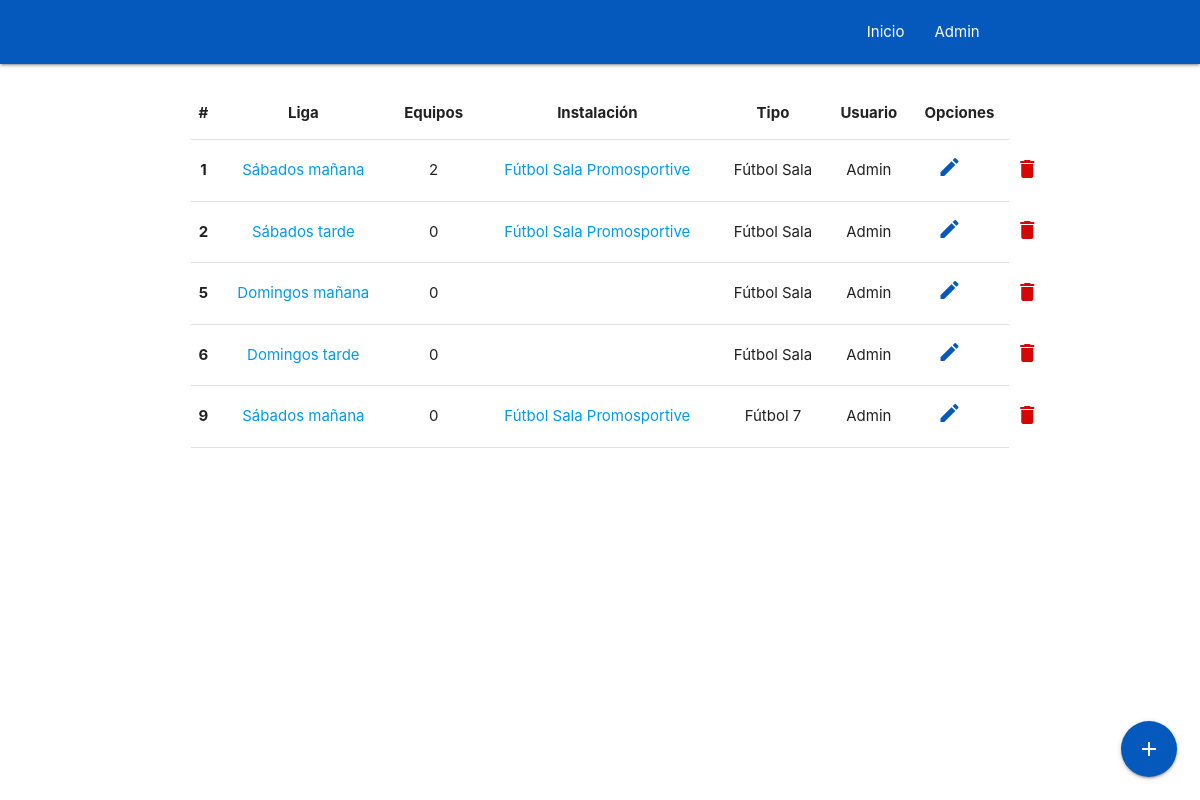
/admin/ligas.php (signed in), run on the app's committed database.
### tables this page shows
CREATE TABLE `users` (
  `id` int(10) unsigned NOT NULL AUTO_INCREMENT,
  `password` varchar(255) DEFAULT NULL,
  `email` varchar(255) DEFAULT NULL,
  `rank` varchar(255) DEFAULT NULL,
  `ip` varchar(255) DEFAULT NULL,
  `so` varchar(255) DEFAULT NULL,
  `last_online` varchar(255) DEFAULT NULL,
  `nombre` varchar(255) DEFAULT NULL,
  `apellidos` varchar(255) DEFAULT NULL,
  `perfil` varchar(255) DEFAULT NULL,
  PRIMARY KEY (`id`)
);

CREATE TABLE `ligas` (
  `id` int(10) unsigned NOT NULL AUTO_INCREMENT,
  `nombre` varchar(255) DEFAULT NULL,
  `instalacion_id` int(11) DEFAULT NULL,
  `tipo` enum('fs','f7') DEFAULT NULL,
  `user_id` int(11) DEFAULT NULL,
  PRIMARY KEY (`id`)
);

CREATE TABLE `instalaciones` (
  `id` int(10) unsigned NOT NULL AUTO_INCREMENT,
  `title` varchar(255) DEFAULT NULL,
  `logo` varchar(255) DEFAULT NULL,
  `disponibilidades` varchar(255) DEFAULT NULL,
  `futbol_sala` varchar(255) DEFAULT NULL,
  `futbol_7` varchar(255) DEFAULT NULL,
  `puntos` varchar(255) DEFAULT NULL,
  `slider_1` varchar(255) DEFAULT NULL,
  `slider_2` varchar(255) DEFAULT NULL,
  `slider_3` varchar(255) DEFAULT NULL,
  `slider_4` varchar(255) DEFAULT NULL,
  `location` varchar(255) DEFAULT NULL,
  `telefono` varchar(255) DEFAULT NULL,
  `correo` varchar(255) DEFAULT NULL,
  `web` varchar(255) DEFAULT NULL,
  `provincia` varchar(255) DEFAULT NULL,
  `user_id` int(11) DEFAULT NULL,
  PRIMARY KEY (`id`)
);

### inc/core.php (called while the page is built, shortened)
<?php
	$Var = mysql_query("SELECT * FROM cms_settings");
	$settings = mysql_fetch_assoc($Var);
	$config = array(
		"logo"		=>		$site . "/images/logo.png",
		"site"		=>		$settings['site'],
		"sitename"	=>		$settings['sitename'],
		"colorsv"	=>		$settings['colorsv'],
		"rankadmin"	=>		"3",
		"rankarb"	=>		"2",
	);
	if (isset($_SESSION['id'])) {
		$user_sql = mysql_query("SELECT * FROM users WHERE id='$_SESSION[id]'");
		$user = mysql_fetch_assoc($user_sql);
	} else {
		$user = "-";
	}
	function getUser($a){
		$R1 = mysql_query("SELECT * FROM users WHERE id = '{$a}'");
		$R1 = mysql_fetch_assoc($R1);
		return $R1['nombre'] . " " . $R1['apellidos'];
	}
?>

### admin/ligas.php (the view, shortened to what this page needs)
<?php
	require 'templates/header.php';
?>
<div class="container">
  <div class="row">
	<div class="col s12 m12">
      <table class="centered responsive-table">
        <thead>
          <tr>
              <th>#</th>
              <th>Liga</th>
              <th>Equipos</th>
              <th>Instalación</th>
              <th>Tipo</th>
              <th>Usuario</th>
              <th>Opciones</th>
          </tr>
        </thead>
        <tbody>
		<?php $s_sql = mysql_query("SELECT * FROM ligas"); while($s = mysql_fetch_assoc($s_sql)){
		$Varxx = mysql_query("SELECT * FROM instalaciones WHERE id='$s[instalacion_id]'");$x = mysql_fetch_assoc($Varxx);
		$Var = mysql_query("SELECT count(*) count FROM ligas_tiempo WHERE liga_id='$s[id]' AND equipo_id IS NOT NULL");$count_equipos = mysql_fetch_assoc($Var); ?>
          <tr>
            <td><b><?php echo $s['id']; ?></b></td>
            <td><a target="_blank" href="<?php echo $config['site']; ?>/liga/<?php echo $s['id']; ?>"><?php echo $s['nombre']; ?></a></td>
            <td><?php echo $count_equipos['count']; ?></td>
            <td><a target="_blank" href="<?php echo $config['site']; ?>/admin/instalaciones/editar/<?php echo $x['id']; ?>"><?php echo $x['title']; ?></a></td>
            <td><?php if($s['tipo'] == 'fs'){ echo 'Fútbol Sala'; } else { echo 'Fútbol 7'; } ?></td>
            <td><?php echo getUser($s['user_id']); ?></td>
            <td>
				<a class="modal-trigger" href="<?php echo $config['site']; ?>/admin/ligas/editar/<?php echo $s['id']; ?>" style="margin-right: 20px;color: <?php echo $config['colorsv']; ?>;"><i class="material-icons tooltipped" data-position="top" data-delay="50" data-tooltip="Editar">create</i></a>
				<form method="POST" style="position: absolute;margin-top: -30px;margin-left: 94px;">
				  <button style="border: none;background: transparent;cursor: pointer;" type="submit" href="#" name="delete<?php echo $s['id']; ?>" class="borrar"><i class="material-icons tooltipped" data-position="right" data-delay="50" data-tooltip="Borrar">delete</i></button>
				</form>
			</td>
          </tr>
		<?php } ?>
        </tbody>
      </table>
	</div>
  </div>
</div>
<div class="fixed-action-btn">
  <a class="btn-floating btn-large" href="#" style="background: <?php echo $config['colorsv']; ?>;">
    <i class="large material-icons">add</i>
  </a>
</div>

### admin/templates/header.php (shortened to what this page needs)
<?php
	require '../inc/core.php';
?>
<!DOCTYPE html>
<html>
  <head>
	<link type="text/css" rel="stylesheet" href="<?php echo $config['site']; ?>/admin/assets/css/materialize.min.css"  media="screen,projection"/>
	<link type="text/css" rel="stylesheet" href="<?php echo $config['site']; ?>/admin/assets/css/all.min.css"  media="screen,projection"/>
  </head>
  <body>
  <nav>
    <div class="nav-wrapper">
    <div class="container">
      <ul class="right hide-on-med-and-down">
        <li><a href="<?php echo $config['site']; ?>/admin/home">Inicio</a></li>
		<li><a class="dropdown-trigger" href="#!" data-target="usuario<?php echo $user['id']; ?>"> <?php echo $user['nombre']; ?> </a></li>
      </ul>
    </div>
    </div>
  </nav>
  <br>

### data on the page
users: nombre "Admin"
ligas: id "1", nombre "Sábados mañana", count "2", instalacion.title "Fútbol Sala Promosportive", tipo "Fútbol Sala", user.apellidos "Admin"
ligas: id "2", nombre "Sábados tarde", count "0", instalacion.title "Fútbol Sala Promosportive", tipo "Fútbol Sala", user.apellidos "Admin"
ligas: id "5", nombre "Domingos mañana", count "0", tipo "Fútbol Sala", user.apellidos "Admin"
ligas: id "6", nombre "Domingos tarde", count "0", tipo "Fútbol Sala", user.apellidos "Admin"
ligas: id "9", nombre "Sábados mañana", count "0", instalacion.title "Fútbol Sala Promosportive", tipo "Fútbol 7", user.apellidos "Admin"
